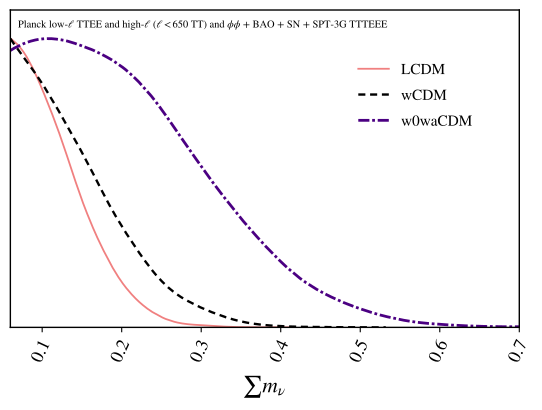

This chart was generated by the following Python code:
import getdist.plots as gplot
from getdist import MCSamples
from getdist import loadMCSamples
import os
import matplotlib
import subprocess
import matplotlib.pyplot as plt
import numpy as np

# GENERAL PLOT OPTIONS
matplotlib.rcParams['mathtext.fontset'] = 'stix'
matplotlib.rcParams['font.family'] = 'STIXGeneral'
matplotlib.rcParams['mathtext.rm'] = 'Bitstream Vera Sans'
matplotlib.rcParams['mathtext.it'] = 'Bitstream Vera Sans:italic'
matplotlib.rcParams['mathtext.bf'] = 'Bitstream Vera Sans:bold'
matplotlib.rcParams['xtick.bottom'] = True
matplotlib.rcParams['xtick.top'] = False
matplotlib.rcParams['ytick.right'] = False
matplotlib.rcParams['axes.edgecolor'] = 'black'
matplotlib.rcParams['axes.linewidth'] = '1.0'
matplotlib.rcParams['axes.labelsize'] = 'medium'
matplotlib.rcParams['axes.grid'] = True
matplotlib.rcParams['grid.linewidth'] = '0.0'
matplotlib.rcParams['grid.alpha'] = '0.18'
matplotlib.rcParams['grid.color'] = 'lightgray'
matplotlib.rcParams['legend.labelspacing'] = 0.77
matplotlib.rcParams['savefig.bbox'] = 'tight'
matplotlib.rcParams['savefig.format'] = 'pdf'

parameter = [u'omegam',u'sigma8', u'As_1e9', u'ns', u'SS8', u'omegab', u'H0', u'LSST_A1_1', u'LSST_A1_2']
chaindir=os.getcwd()

analysissettings={'smooth_scale_1D':0.35,'smooth_scale_2D':0.35,'ignore_rows': u'0.5',
'range_confidence' : u'0.01'}

analysissettings2={'smooth_scale_1D':0.35,'smooth_scale_2D':0.35,'ignore_rows': u'0.0',
'range_confidence' : u'0.01'}

root_chains = (
  'EXAMPLE_MCMC13',
  'EXAMPLE_MCMC14',
  'EXAMPLE_MCMC15'
)

num_points_thin = 50000

# --------------------------------------------------------------------------------
samples=loadMCSamples(chaindir + '/../chains/' + root_chains[0],settings=analysissettings)
samples.thin(factor = int(np.sum(samples.weights)/num_points_thin))
p = samples.getParams()
samples.addDerived(p.omegam*p.H0/100.,name='gamma',label='{\\Omega_m h}')
samples.addDerived(p.s8omegamp5/0.5477225575,name='SS8',label='{S_8}')
samples.addDerived(p.mnu,name='mnu2',label='{\\sum m_\\nu}', range=[0.06,0.7])
samples.saveAsText(chaindir + '/.VM_P5_TMP1')
# --------------------------------------------------------------------------------
samples=loadMCSamples(chaindir + '/../chains/' + root_chains[1],settings=analysissettings)
samples.thin(factor = int(np.sum(samples.weights)/num_points_thin))
p = samples.getParams()
samples.addDerived(p.omegam*p.H0/100.,name='gamma',label='{\\Omega_m h}')
samples.addDerived(p.s8omegamp5/0.5477225575,name='SS8',label='{S_8}')
samples.addDerived(p.mnu,name='mnu2',label='{\\sum m_\\nu}', range=[0.06,0.7])
samples.saveAsText(chaindir + '/.VM_P5_TMP2')
# --------------------------------------------------------------------------------
samples=loadMCSamples(chaindir + '/../chains/' + root_chains[2],settings=analysissettings)
samples.thin(factor = int(np.sum(samples.weights)/num_points_thin))
p = samples.getParams()
samples.addDerived(p.omegam*p.H0/100.,name='gamma',label='{\\Omega_m h}')
samples.addDerived(p.s8omegamp5/0.5477225575,name='SS8',label='{S_8}')
samples.addDerived(p.mnu,name='mnu2',label='{\\sum m_\\nu}', range=[0.06,0.7])
samples.saveAsText(chaindir + '/.VM_P5_TMP3')
# --------------------------------------------------------------------------------

#GET DIST PLOT SETUP
g = gplot.get_single_plotter(
  chain_dir=chaindir,
  analysis_settings=analysissettings2,
  width_inch=5.3
)

g.settings.axis_tick_x_rotation=65
g.settings.lw_contour = 1.2
g.settings.legend_rect_border = False
g.settings.figure_legend_frame = False
g.settings.axes_fontsize = 13.0
g.settings.legend_fontsize = 11.0
g.settings.alpha_filled_add = 0.85
g.settings.lab_fontsize=15.5
g.legend_labels=False
g.settings.constrained_layout=True

g.plots_1d(
  [ 
    chaindir + '/.VM_P5_TMP1', 
    chaindir + '/.VM_P5_TMP2',
    chaindir + '/.VM_P5_TMP3'
  ],
  params=[u'mnu2'],
  line_args=[
    {'lw': 1.3,'ls': 'solid', 'color':'lightcoral'},
    {'lw': 1.7,'ls': '--', 'color':'black'},
    {'lw': 2.0,'ls': '-.', 'color': 'indigo'},
  ]
)

g.settings.tight_layout=True
g.finish_plot(
  legend_labels=[
    'LCDM',
    'wCDM',
    'w0waCDM'
  ],
  no_extra_legend_space=True,
  legend_loc=(0.65,0.67)
)

g.add_text('Planck low-$\\ell$ TTEE and high-$\\ell$ ($\\ell<650$ TT) and $\\phi\\phi$ + BAO + SN + SPT-3G TTTEEE', 
  x=0.015, 
  y=0.95,
  fontsize=7.5,
  horizontalalignment='left'
)

ax = g.get_axes()
ax.set_xlim(0.06,0.7)
g.export()
